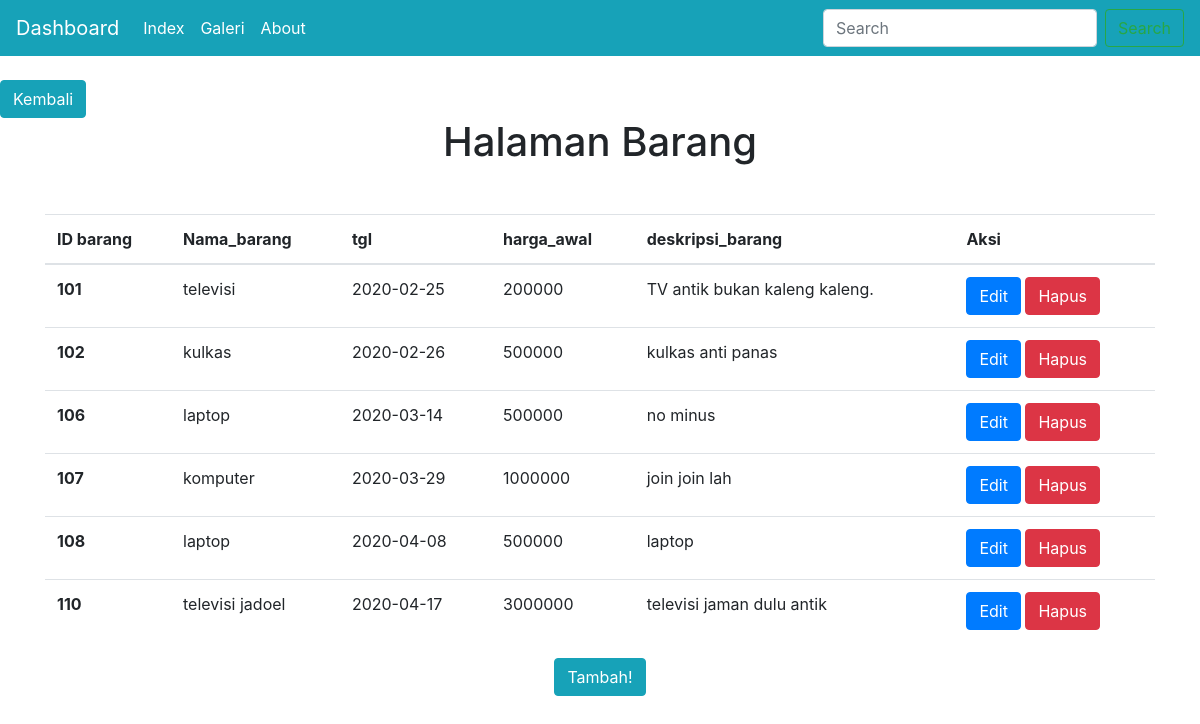
Screenshot of /barang.php with the database file from the repository.
### tables this page shows
CREATE TABLE `barang` (
  `id_barang` int(11) NOT NULL,
  `nama_barang` varchar(50) NOT NULL,
  `tgl` date NOT NULL,
  `harga_awal` bigint(15) NOT NULL,
  `deskripsi_barang` text NOT NULL
);

### db.php (called while the page is built, shortened)
<?php
class Database {
    private $host = 'localhost';
    private $user = 'root';
    private $pass = '';
    private $db   = 'lelang';
    public function connect()
    {
        $this->koneksi = mysqli_connect($this->host, $this->user, $this->pass, $this->db);
        return $this->koneksi;
    }
    public function getAll($table)
    {
        $koneksi = $this->connect();
        $query = mysqli_query($koneksi, "SELECT * FROM {$table}");
        $result = [];
        while ( $row = mysqli_fetch_array($query, MYSQLI_ASSOC) ) {
            $result[] = $row;
        }
        return $result;
    }
}

### barang.php (the view, shortened to what this page needs)
<!DOCTYPE html>
<html>
    <head>
        <link rel="stylesheet" href="bootstrap-4.3.1-dist/css/bootstrap.css">
    </head>
    <body>
    <nav class="navbar navbar-expand-lg navbar-dark bg-info">
            <a class="navbar-brand" href="dashboard.php">Dashboard</a>
            <div class="collapse navbar-collapse" id="navbarSupportedContent">
                <ul class="navbar-nav mr-auto">
                    <li class="nav-item active">
                        <a class="nav-link" href="index.php">Index <span class="sr-only">(current)</span></a>
                    </li>
                    <li class="nav-item active">
                        <a class="nav-link" href="galeri.php">Galeri<span class="sr-only">(current)</span></a>
                    </li>
                    <li class="nav-item active">
                        <a class="nav-link" href="about.php">About<span class="sr-only">(current)</span></a>
                    </li>
                </ul>
                <form class="form-inline my-2 my-lg-0">
                    <input class="form-control mr-sm-2" type="search" placeholder="Search" aria-label="Search">
                    <button class="btn btn-outline-success my-2 my-sm-0" type="submit">Search</button>
                </form>
            </div>
        </nav>
        <br>
        <a href="admin.php" class="btn btn-info">Kembali</a>
    <center><h1>Halaman Barang</h1></center>
        <?php
        include "db.php";
        $db = new Database();
        $data = $db->getAll('barang');
        ?>
        <div class="container mt-5">
        <table class="table">
            <thead>
                <tr>
                    <th scope="col">ID barang</th>
                    <th scope="col">Nama_barang</th>
                    <th scope="col">tgl</th>
                    <th scope="col">harga_awal</th>
                    <th scope="col">deskripsi_barang</th>
                    <th>Aksi</th>
                </tr>
            </thead>
            <tbody>
                <?php foreach($data as $d): ?>
                    <tr>
                        <th scope="row"><?php echo $d['id_barang'];?></th>
                        <td><?php echo $d['nama_barang'];?></td>
                        <td><?php echo $d['tgl'];?></td>
                        <td><?php echo $d['harga_awal'];?></td>
                        <td><?php echo $d['deskripsi_barang'];?></td>
                        <td>
                            <a href="form_ubah_barang.php?id=<?php echo $d['id_barang']; ?>" class="btn btn-primary">Edit</a>
                            <a href="proses_hapus_barang.php?id=<?php echo $d['id_barang']; ?>"
                            class="btn btn-danger" onclick="return confirm('Apakah anda yakin akan menghapus data ini?')">Hapus</a>
                        </td>
                    </tr>
<?php endforeach; ?>
  </tbody>
</table>
        </div>
      <center><a href="form_tambah_barang.php" class="btn btn-info">Tambah!</a>
      </center>
      </body>
</html>

### rows the page displays
barang: id_barang "101", nama_barang "televisi", tgl "2020-02-25", harga_awal "200000", deskripsi_barang "TV antik bukan kaleng kaleng."
barang: id_barang "102", nama_barang "kulkas", tgl "2020-02-26", harga_awal "500000", deskripsi_barang "kulkas anti panas"
barang: id_barang "106", nama_barang "laptop", tgl "2020-03-14", harga_awal "500000", deskripsi_barang "no minus"
barang: id_barang "107", nama_barang "komputer", tgl "2020-03-29", harga_awal "1000000", deskripsi_barang "join join lah"
barang: id_barang "108", nama_barang "laptop", tgl "2020-04-08", harga_awal "500000", deskripsi_barang "laptop"
barang: id_barang "110", nama_barang "televisi jadoel", tgl "2020-04-17", harga_awal "3000000", deskripsi_barang "televisi jaman dulu antik"
